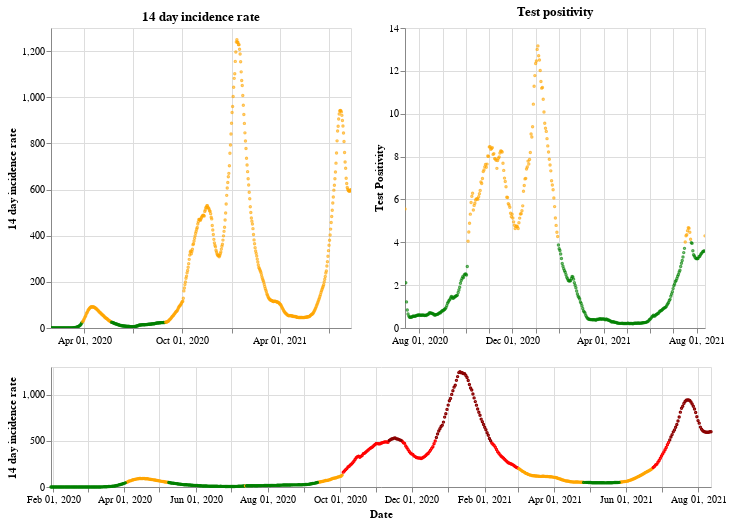

The cell this chart's notebook holds for it:
### Markdown cell above
## England

### Code cell
plot_traffic_light('England')

### Figure 1 — Vega-Lite specification as saved in the notebook (floating-point values rounded to 4 significant figures; data arrays with more than 128 entries replaced by an {"elided": "..."} marker saying what was removed)
{"config": {"view": {"continuousWidth": 400, "continuousHeight": 300}}, "vconcat": [{"hconcat": [{"mark": {"type": "point", "size": 2}, "encoding": {"color": {"condition": {"value": "green", "test": "(datum.twoWeeklyCasesRate <= 25)"}, "value": "orange"}, "tooltip": [{"type": "nominal", "field": "areaName"}, {"type": "temporal", "field": "date"}, {"type": "quantitative", "field": "twoWeeklyCasesRate"}, {"type": "quantitative", "field": "testPositivity"}], "x": {"type": "temporal", "axis": {"title": ""}, "field": "date", "scale": {"domain": {"selection": "DateBrush"}}, "timeUnit": "yearmonthdate"}, "y": {"type": "quantitative", "axis": {"title": "14 day incidence rate"}, "field": "twoWeeklyCasesRate"}}, "title": "14 day incidence rate", "width": 300}, {"mark": {"type": "point", "size": 2}, "encoding": {"color": {"condition": {"value": "green", "test": "(datum.testPositivity <= 4)"}, "value": "orange"}, "tooltip": [{"type": "nominal", "field": "areaName"}, {"type": "temporal", "field": "date"}, {"type": "quantitative", "field": "twoWeeklyCasesRate"}, {"type": "quantitative", "field": "testPositivity"}], "x": {"type": "temporal", "axis": {"title": ""}, "field": "date", "scale": {"domain": {"selection": "DateBrush"}}, "timeUnit": "yearmonthdate"}, "y": {"type": "quantitative", "axis": {"title": "Test Positivity"}, "field": "testPositivity"}}, "title": "Test positivity", "width": 300}]}, {"layer": [{"mark": {"type": "point", "size": 2}, "encoding": {"color": {"condition": {"value": "orange", "test": "(((datum.testPositivity < 4) && (datum.twoWeeklyCasesRate >= 50)) && (datum.twoWeeklyCasesRate < 200))"}, "value": "red"}, "opacity": {"condition": {"value": 1, "test": "((datum.twoWeeklyCasesRate >= 50) && (datum.twoWeeklyCasesRate < 500))"}, "value": 0}, "tooltip": [{"type": "nominal", "field": "areaName"}, {"type": "temporal", "field": "date"}, {"type": "quantitative", "field": "twoWeeklyCasesRate"}, {"type": "quantitative", "field": "testPositivity"}], "x": {"type": "temporal", "axis": {"title": "Date"}, "field": "date", "timeUnit": "yearmonthdate"}, "y": {"type": "quantitative", "axis": {"title": "14 day incidence rate"}, "field": "twoWeeklyCasesRate"}}, "selection": {"DateBrush": {"type": "interval", "encodings": ["x"], "fields": ["Time"]}}}, {"mark": {"type": "point", "size": 2}, "encoding": {"color": {"value": "darkred"}, "opacity": {"condition": {"value": 1, "test": "(datum.twoWeeklyCasesRate >= 500)"}, "value": 0}, "tooltip": [{"type": "nominal", "field": "areaName"}, {"type": "temporal", "field": "date"}, {"type": "quantitative", "field": "twoWeeklyCasesRate"}, {"type": "quantitative", "field": "testPositivity"}], "x": {"type": "temporal", "axis": {"title": "Date"}, "field": "date", "timeUnit": "yearmonthdate"}, "y": {"type": "quantitative", "axis": {"title": "14 day incidence rate"}, "field": "twoWeeklyCasesRate"}}}, {"mark": {"type": "point", "size": 2}, "encoding": {"color": {"condition": {"value": "green", "test": "((datum.testPositivity < 4) && (datum.twoWeeklyCasesRate < 50))"}, "value": "orange"}, "opacity": {"condition": {"value": 1, "test": "(datum.twoWeeklyCasesRate < 50)"}, "value": 0}, "tooltip": [{"type": "nominal", "field": "areaName"}, {"type": "temporal", "field": "date"}, {"type": "quantitative", "field": "twoWeeklyCasesRate"}, {"type": "quantitative", "field": "testPositivity"}], "x": {"type": "temporal", "axis": {"title": "Date"}, "field": "date", "timeUnit": "yearmonthdate"}, "y": {"type": "quantitative", "axis": {"title": "14 day incidence rate"}, "field": "twoWeeklyCasesRate"}}}], "height": 120, "width": 660}], "data": {"name": "data-e57d93ccb5db78ad4ff4c7bcf02f3f36"}, "$schema": "https://vega.github.io/schema/vega-lite/v4.8.1.json", "datasets": {"data-e57d93ccb5db78ad4ff4c7bcf02f3f36": {"elided": "561 records"}}}
